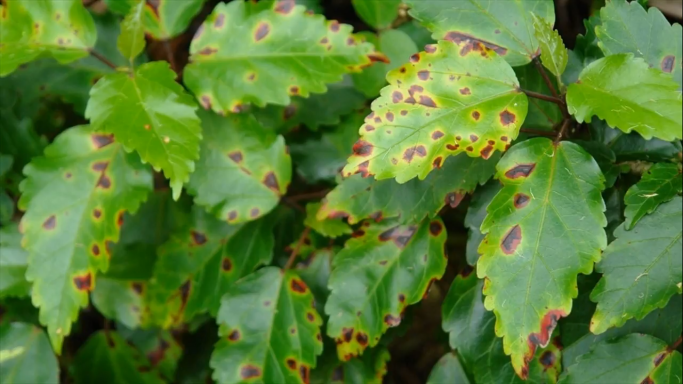
#> input picture Projects/Capstone/testimage/Infected_leaf.png, 1366 x 768 px, found by its file name (shown at 1/2 size)
$ python main.py
#> lines starting #> are read from the running program, lines starting #| are printed output that depends on the picture; after the words box and inside, x2 and y2 are one past the last pixel; in counts of white or black regions, pixels touching at a corner belong together
import cv2
import numpy as np
import argparse, sys, os
import pandas as pd

#Paths of the images
HealthyImage ="/Users/aman/Desktop/Sixth Sense/PROGRAMS/Capstone/testimage/Healthy_leaf.png"
InfectedImage ="/Users/aman/Desktop/Sixth Sense/PROGRAMS/Capstone/testimage/Infected_leaf.png"

#ImageFile=HealthyImage
ImageFile=InfectedImage

"""
Procedure:
1) Take the image and then normalise it according to the lighting conditions.
2) Apply Gaussian Blur to the image & pymeanShift to downsample(lower the quality of the image) makes it faster to process.
3) Apply Canny Edge Detection to the image.
We look at the 3 channels of the image, and if the layers have different HLS(Hue, lighting , saturation) values then we normalise it.
4) Apply inverse binary masking using roi color images (we convert the darkest spots to lightest) and then the color of the infected images remains as spots.
4) Find the contours of the image.
5) Find the area of the contours.
6) Find the area of the leaf (our region of interest).
7) Find the ratio of the contour area  to the leaf area.
8) Now the area of contours give us the area of the infected leaf, gives 0 if its a healthy leaf.

"""


print ("\n*********************\nImage : " + ImageFile + "\n*********************")
img = cv2.imread(ImageFile)
#> img is the input picture: shape (768, 1366, 3); mean B, G, R 51.6, 123.8, 86.9
# many images , then it takes time to open hence we divide the size by 5
img = cv2.resize(img ,((int)(img.shape[1]/5),(int)(img.shape[0]/5)))
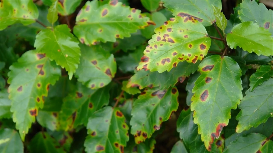
#> img: shape (153, 273, 3); mean B, G, R 51.6, 123.8, 87
original = img.copy()
neworiginal = img.copy()
cv2.imshow('original',img)


#Calculating number of pixels with shade of white(p) to check if exclusion of these pixels is required or not (if more than a fixed %) in order to differentiate the white background or white patches in image caused by flash, if present.
p = 0
for i in range(img.shape[0]):
	for j in range(img.shape[1]):
		B = img[i][j][0]
		G = img[i][j][1]
		R = img[i][j][2]
		if (B > 110 and G > 110 and R > 110):
			p += 1
#> after the loop, p = 5097

#finding the % of pixels in shade of white
totalpixels = img.shape[0]*img.shape[1]
#> totalpixels = 41769
per_white = 100 * p/totalpixels
#> per_white = 12.2


#excluding all the pixels with colour close to white if they are more than 10% in the image
# if per_white > 10:
# 	img[i][j] = [200,200,200] #brightens the image
cv2.imshow('color change', img)


#Guassian blur
blur1 = cv2.GaussianBlur(img,(3,3),1)


#mean-shift algo
newimg = np.zeros((img.shape[0], img.shape[1],3),np.uint8)
criteria = (cv2.TERM_CRITERIA_EPS + cv2.TERM_CRITERIA_MAX_ITER , 10 ,1.0)

img = cv2.pyrMeanShiftFiltering(blur1, 20, 30, newimg, 0, criteria)     # this down samples the image and hence
cv2.imshow('means shift image',img)


#Guassian blur
blur = cv2.GaussianBlur(img,(11,11),1)
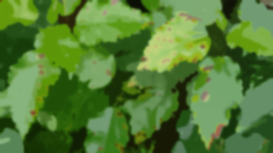
#> blur: shape (153, 273, 3); mean B, G, R 52.4, 124.3, 83.3

#Canny-edge detection
canny = cv2.Canny(blur, 160, 290)
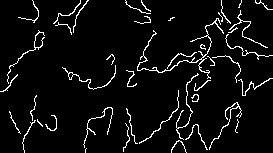
#> canny: shape (153, 273); 5.5% white in thin lines or dots
cv2.imshow('canny1',canny)

canny = cv2.cvtColor(canny,cv2.COLOR_GRAY2BGR)
#> canny: shape (153, 273, 3); 5.5% white in thin lines or dots
cv2.imshow('canny2',canny)

#contour to find leafs
bordered = cv2.cvtColor(canny,cv2.COLOR_BGR2GRAY)
contours,hierarchy = cv2.findContours(bordered, cv2.RETR_TREE, cv2.CHAIN_APPROX_NONE)
#> contours = 44 contours, 35 with area under 20; largest, box (x1, y1, x2, y2) and area: (137, 18, 224, 79) 83, (62, 65, 116, 90) 44, (229, 10, 268, 48) 26, (176, 73, 199, 140) 26, (209, 102, 242, 150) 24

maxC = 0
for x in range(len(contours)):													#if take max or one less than max then will not work in
	if len(contours[x]) > maxC:													# pictures with zoomed leaf images
		maxC = len(contours[x])
		maxid = x
#> this loop made 44 passes
#> maxC on passes 1, 2, 3, 11, 12, 19, 32: 8, 52, 88, 181, 183, 190, 492
#> after the loop, maxC = 492; maxid = 31

perimeter = cv2.arcLength(contours[maxid],True)
#> perimeter = 590.6
#print perimeter
Tarea = cv2.contourArea(contours[maxid])
#> Tarea = 83
cv2.drawContours(neworiginal,contours[maxid],-1,(0,0,255))
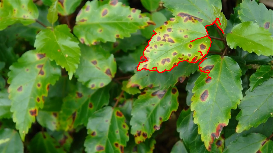
#> neworiginal: shape (153, 273, 3); 0.79% of pixels changed, all inside (x1, y1, x2, y2) = (137, 18, 224, 79)
cv2.imshow('Contour',neworiginal)

#Creating rectangular roi around contour
height, width, _ = canny.shape
#> height = 153; width = 273
min_x, min_y = width, height
#> min_x = 273; min_y = 153
max_x = max_y = 0
frame = canny.copy()

# computes the bounding box for the contour, and draws it on the frame,
for contour, hier in zip(contours, hierarchy):
	(x,y,w,h) = cv2.boundingRect(contours[maxid])
	min_x, max_x = min(x, min_x), max(x+w, max_x)
	min_y, max_y = min(y, min_y), max(y+h, max_y)
	if w > 80 and h > 80:
		roi = img[y:y+h , x:x+w]
		originalroi = original[y:y+h , x:x+w]
#> this loop made 1 pass
#> (x, y, w, h, min_x, max_x, min_y, max_y) on pass 1: (137, 18, 87, 61, 137, 224, 18, 79)

if (max_x - min_x > 0 and max_y - min_y > 0):
	roi = img[min_y:max_y , min_x:max_x]
	originalroi = original[min_y:max_y , min_x:max_x]

cv2.imshow('ROI', frame)#canny
cv2.imshow('rectangle ROI', roi)
img = roi


#Changing colour-space
#imghsv = cv2.cvtColor(img, cv2.COLOR_BGR2HSV)
imghls = cv2.cvtColor(roi, cv2.COLOR_BGR2HLS)
#> imghls: shape (61, 87, 3); mean of channels 0, 1, 2 43.5, 111.4, 125.7
cv2.imshow('HLS', imghls)
imghls[np.where((imghls==[30,200,2]).all(axis=2))] = [0,200,0]

# all  -> Test whether all array elements along a given axis evaluate to True.
# axis 2 means that all the layers have same hue sat values
cv2.imshow('new HLS', imghls)

#Only hue channel
huehls = imghls[:,:,0]
cv2.imshow('img_hue hls',huehls)
#ret, huehls = cv2.threshold(huehls,2,255,cv2.THRESH_BINARY)

huehls[np.where(huehls==[0])] = [35]
cv2.imshow('img_hue with my mask',huehls)


#Thresholding on hue image
ret, thresh = cv2.threshold(huehls,28,255,cv2.THRESH_BINARY_INV)
#> thresh: shape (61, 87); 5.6% white in thin lines or dots, all inside (x1, y1, x2, y2) = (4, 0, 78, 61)
cv2.imshow('thresh', thresh)


#Masking thresholded image from original image
mask = cv2.bitwise_and(originalroi,originalroi,mask = thresh)
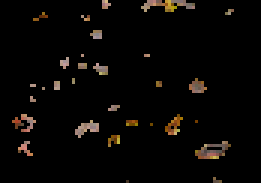
#> mask: shape (61, 87, 3) (shown 3 times larger); mean B, G, R 4.7, 6.5, 8.5
cv2.imshow('masked out img',mask)
# disease sopts are clearly visible surrounded by dark bg

#Finding contours for all infected regions
contours,heirarchy = cv2.findContours(thresh, cv2.RETR_TREE, cv2.CHAIN_APPROX_NONE)
#> contours = 33 contours, 31 with area under 20; largest, box (x1, y1, x2, y2) and area: (65, 47, 77, 53) 34, (47, 0, 65, 4) 24

Infarea = 0
for x in range(len(contours)):
	cv2.drawContours(originalroi,contours[x],-1,(0,0,255))
	cv2.imshow('Contour masked',originalroi)

	#Calculating area of infected region
	Infarea += cv2.contourArea(contours[x])
#> this loop made 33 passes
#> Infarea on passes 3 to 14: 34.5, 44.5, 49.5, 54, 54, 54, 57, 72.5, 87.5, 89.5, 99, 101
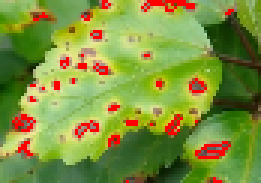
#> originalroi: shape (61, 87, 3) (shown 3 times larger); mean B, G, R 61.2, 145.7, 127.6
#> after the loop, Infarea = 166.5

if Infarea > Tarea:
	Tarea = img.shape[0]*img.shape[1]
#> Tarea = 5307

print ('_________________________________________\n Perimeter: %.2f' %(perimeter)
	   + '\n_________________________________________')
#| _________________________________________
#|  Perimeter: 590.58
#| _________________________________________

print ('_________________________________________\n Total area: %.2f' %(Tarea)
	   + '\n_________________________________________')
#| _________________________________________
#|  Total area: 5307.00
#| _________________________________________

#Finding the percentage of infection in the leaf
print ('_________________________________________\n Infected area: %.2f' %(Infarea)
	   + '\n_________________________________________')
#| _________________________________________
#|  Infected area: 166.50
#| _________________________________________

try:
	per = 100 * Infarea/Tarea
#> per = 3.14
except ZeroDivisionError:
	per = 0

print ('_________________________________________\n Percentage of infection region: %.2f' %(per)
	   + '\n_________________________________________')
#| _________________________________________
#|  Percentage of infection region: 3.14
#| _________________________________________


print("\n*To terminate press and hold (q)*")

cv2.imshow('orig',original)
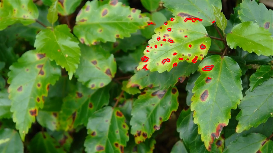
#> window 'orig': shape (153, 273, 3); mean B, G, R 51.1, 123.1, 87.6


"""****************************************update dataset*******************************************"""
#Updating a dataset file to maintain log of the leaf images identified.

print("\npress y on image to run the classifier:")
n = cv2.waitKey(0) & 0xFF # all images will br still until we press something
#> (key Esc is pressed here)

if n == ord('q' or 'Q'):
	endprogram()


#import csv file library
import csv
filename = 'Datasetunlabelledlog.csv'
imgid = "/".join(ImageFile.split('/')[-2:])

while True:
        fieldnames = ['fold num','imgid','feature1','feature2','feature3']
        print ('Appending to ' + str(filename)+ '...')
        try:
            log = pd.read_csv("Datasetunlabelledlog.csv")
            logfn = int(log.tail(1)['fold num'])
            foldnum = (logfn+1)%10
            L = [str(foldnum), imgid, str(Tarea), str(Infarea), str(perimeter)]
            my_df = pd.DataFrame([L])
            my_df.to_csv("Datasetunlabelledlog.csv", mode='a', index=False, header=False)
            print ('\nFile ' + str(filename)+ ' updated!' )

        except IOError:
            foldnum = 0
            L = [str(foldnum), imgid, str(Tarea), str(Infarea), str(perimeter)]
            my_df = pd.DataFrame([fieldnames, L])
            my_df.to_csv(filename, index=False, header=False)
            print ('\nFile ' + str(filename)+ ' updated!' )

        finally:
#> (the run stopped early here; a loop or call above may not have finished)
